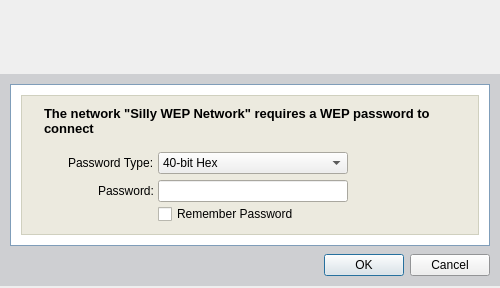
<ui version="4.0" >
 <class>Dialog</class>
 <widget class="QDialog" name="Dialog" >
  <property name="windowModality" >
   <enum>Qt::ApplicationModal</enum>
  </property>
  <property name="geometry" >
   <rect>
    <x>0</x>
    <y>0</y>
    <width>500</width>
    <height>288</height>
   </rect>
  </property>
  <property name="sizePolicy" >
   <sizepolicy vsizetype="Preferred" hsizetype="Preferred" >
    <horstretch>0</horstretch>
    <verstretch>0</verstretch>
   </sizepolicy>
  </property>
  <property name="minimumSize" >
   <size>
    <width>500</width>
    <height>288</height>
   </size>
  </property>
  <property name="maximumSize" >
   <size>
    <width>500</width>
    <height>288</height>
   </size>
  </property>
  <property name="font" >
   <font>
    <family>Arial</family>
    <pointsize>9</pointsize>
   </font>
  </property>
  <property name="windowTitle" >
   <string>Password Required</string>
  </property>
  <property name="windowIcon" >
   <iconset>icons/prod_color.png</iconset>
  </property>
  <property name="sizeGripEnabled" >
   <bool>false</bool>
  </property>
  <property name="modal" >
   <bool>true</bool>
  </property>
  <layout class="QVBoxLayout" >
   <property name="spacing" >
    <number>0</number>
   </property>
   <property name="leftMargin" >
    <number>0</number>
   </property>
   <property name="topMargin" >
    <number>0</number>
   </property>
   <property name="rightMargin" >
    <number>0</number>
   </property>
   <property name="bottomMargin" >
    <number>0</number>
   </property>
   <item>
    <widget class="QFrame" name="headerFrame" >
     <property name="sizePolicy" >
      <sizepolicy vsizetype="Fixed" hsizetype="Preferred" >
       <horstretch>0</horstretch>
       <verstretch>0</verstretch>
      </sizepolicy>
     </property>
     <property name="minimumSize" >
      <size>
       <width>500</width>
       <height>70</height>
      </size>
     </property>
     <property name="maximumSize" >
      <size>
       <width>500</width>
       <height>70</height>
      </size>
     </property>
     <property name="frameShape" >
      <enum>QFrame::NoFrame</enum>
     </property>
     <property name="frameShadow" >
      <enum>QFrame::Raised</enum>
     </property>
     <layout class="QHBoxLayout" >
      <property name="spacing" >
       <number>0</number>
      </property>
      <property name="leftMargin" >
       <number>0</number>
      </property>
      <property name="topMargin" >
       <number>0</number>
      </property>
      <property name="rightMargin" >
       <number>0</number>
      </property>
      <property name="bottomMargin" >
       <number>0</number>
      </property>
      <item>
       <widget class="QLabel" name="headerLeft" >
        <property name="text" >
         <string/>
        </property>
        <property name="pixmap" >
         <pixmap>images/banner_left_short.png</pixmap>
        </property>
       </widget>
      </item>
      <item>
       <widget class="QLabel" name="headerRight" >
        <property name="text" >
         <string/>
        </property>
        <property name="pixmap" >
         <pixmap>images/banner_right_short.png</pixmap>
        </property>
       </widget>
      </item>
     </layout>
    </widget>
   </item>
   <item>
    <widget class="QFrame" name="mainFrame" >
     <property name="sizePolicy" >
      <sizepolicy vsizetype="Fixed" hsizetype="Preferred" >
       <horstretch>0</horstretch>
       <verstretch>0</verstretch>
      </sizepolicy>
     </property>
     <property name="palette" >
      <palette>
       <active>
        <colorrole role="Base" >
         <brush brushstyle="SolidPattern" >
          <color alpha="255" >
           <red>255</red>
           <green>255</green>
           <blue>255</blue>
          </color>
         </brush>
        </colorrole>
        <colorrole role="Window" >
         <brush brushstyle="SolidPattern" >
          <color alpha="255" >
           <red>206</red>
           <green>207</green>
           <blue>210</blue>
          </color>
         </brush>
        </colorrole>
       </active>
       <inactive>
        <colorrole role="Base" >
         <brush brushstyle="SolidPattern" >
          <color alpha="255" >
           <red>255</red>
           <green>255</green>
           <blue>255</blue>
          </color>
         </brush>
        </colorrole>
        <colorrole role="Window" >
         <brush brushstyle="SolidPattern" >
          <color alpha="255" >
           <red>206</red>
           <green>207</green>
           <blue>210</blue>
          </color>
         </brush>
        </colorrole>
       </inactive>
       <disabled>
        <colorrole role="Base" >
         <brush brushstyle="SolidPattern" >
          <color alpha="255" >
           <red>206</red>
           <green>207</green>
           <blue>210</blue>
          </color>
         </brush>
        </colorrole>
        <colorrole role="Window" >
         <brush brushstyle="SolidPattern" >
          <color alpha="255" >
           <red>206</red>
           <green>207</green>
           <blue>210</blue>
          </color>
         </brush>
        </colorrole>
       </disabled>
      </palette>
     </property>
     <property name="autoFillBackground" >
      <bool>true</bool>
     </property>
     <property name="frameShape" >
      <enum>QFrame::NoFrame</enum>
     </property>
     <property name="frameShadow" >
      <enum>QFrame::Raised</enum>
     </property>
     <layout class="QVBoxLayout" >
      <property name="spacing" >
       <number>8</number>
      </property>
      <property name="leftMargin" >
       <number>10</number>
      </property>
      <property name="topMargin" >
       <number>10</number>
      </property>
      <property name="rightMargin" >
       <number>10</number>
      </property>
      <property name="bottomMargin" >
       <number>10</number>
      </property>
      <item>
       <widget class="QFrame" name="outerCosmeticFrame" >
        <property name="sizePolicy" >
         <sizepolicy vsizetype="Fixed" hsizetype="Preferred" >
          <horstretch>0</horstretch>
          <verstretch>0</verstretch>
         </sizepolicy>
        </property>
        <property name="palette" >
         <palette>
          <active>
           <colorrole role="WindowText" >
            <brush brushstyle="SolidPattern" >
             <color alpha="255" >
              <red>127</red>
              <green>157</green>
              <blue>185</blue>
             </color>
            </brush>
           </colorrole>
           <colorrole role="Base" >
            <brush brushstyle="SolidPattern" >
             <color alpha="255" >
              <red>255</red>
              <green>255</green>
              <blue>255</blue>
             </color>
            </brush>
           </colorrole>
           <colorrole role="Window" >
            <brush brushstyle="SolidPattern" >
             <color alpha="255" >
              <red>255</red>
              <green>255</green>
              <blue>255</blue>
             </color>
            </brush>
           </colorrole>
          </active>
          <inactive>
           <colorrole role="WindowText" >
            <brush brushstyle="SolidPattern" >
             <color alpha="255" >
              <red>127</red>
              <green>157</green>
              <blue>185</blue>
             </color>
            </brush>
           </colorrole>
           <colorrole role="Base" >
            <brush brushstyle="SolidPattern" >
             <color alpha="255" >
              <red>255</red>
              <green>255</green>
              <blue>255</blue>
             </color>
            </brush>
           </colorrole>
           <colorrole role="Window" >
            <brush brushstyle="SolidPattern" >
             <color alpha="255" >
              <red>255</red>
              <green>255</green>
              <blue>255</blue>
             </color>
            </brush>
           </colorrole>
          </inactive>
          <disabled>
           <colorrole role="WindowText" >
            <brush brushstyle="SolidPattern" >
             <color alpha="255" >
              <red>118</red>
              <green>116</green>
              <blue>108</blue>
             </color>
            </brush>
           </colorrole>
           <colorrole role="Base" >
            <brush brushstyle="SolidPattern" >
             <color alpha="255" >
              <red>255</red>
              <green>255</green>
              <blue>255</blue>
             </color>
            </brush>
           </colorrole>
           <colorrole role="Window" >
            <brush brushstyle="SolidPattern" >
             <color alpha="255" >
              <red>255</red>
              <green>255</green>
              <blue>255</blue>
             </color>
            </brush>
           </colorrole>
          </disabled>
         </palette>
        </property>
        <property name="autoFillBackground" >
         <bool>true</bool>
        </property>
        <property name="frameShape" >
         <enum>QFrame::Box</enum>
        </property>
        <property name="frameShadow" >
         <enum>QFrame::Plain</enum>
        </property>
        <layout class="QVBoxLayout" >
         <property name="leftMargin" >
          <number>10</number>
         </property>
         <property name="topMargin" >
          <number>10</number>
         </property>
         <property name="rightMargin" >
          <number>10</number>
         </property>
         <property name="bottomMargin" >
          <number>10</number>
         </property>
         <item>
          <widget class="QFrame" name="innerCosmeticFrame" >
           <property name="sizePolicy" >
            <sizepolicy vsizetype="Fixed" hsizetype="Preferred" >
             <horstretch>0</horstretch>
             <verstretch>0</verstretch>
            </sizepolicy>
           </property>
           <property name="minimumSize" >
            <size>
             <width>16</width>
             <height>16</height>
            </size>
           </property>
           <property name="maximumSize" >
            <size>
             <width>16777215</width>
             <height>16777215</height>
            </size>
           </property>
           <property name="palette" >
            <palette>
             <active>
              <colorrole role="WindowText" >
               <brush brushstyle="SolidPattern" >
                <color alpha="255" >
                 <red>208</red>
                 <green>208</green>
                 <blue>191</blue>
                </color>
               </brush>
              </colorrole>
              <colorrole role="Base" >
               <brush brushstyle="SolidPattern" >
                <color alpha="255" >
                 <red>255</red>
                 <green>255</green>
                 <blue>255</blue>
                </color>
               </brush>
              </colorrole>
              <colorrole role="Window" >
               <brush brushstyle="SolidPattern" >
                <color alpha="255" >
                 <red>236</red>
                 <green>234</green>
                 <blue>223</blue>
                </color>
               </brush>
              </colorrole>
             </active>
             <inactive>
              <colorrole role="WindowText" >
               <brush brushstyle="SolidPattern" >
                <color alpha="255" >
                 <red>208</red>
                 <green>208</green>
                 <blue>191</blue>
                </color>
               </brush>
              </colorrole>
              <colorrole role="Base" >
               <brush brushstyle="SolidPattern" >
                <color alpha="255" >
                 <red>255</red>
                 <green>255</green>
                 <blue>255</blue>
                </color>
               </brush>
              </colorrole>
              <colorrole role="Window" >
               <brush brushstyle="SolidPattern" >
                <color alpha="255" >
                 <red>236</red>
                 <green>234</green>
                 <blue>223</blue>
                </color>
               </brush>
              </colorrole>
             </inactive>
             <disabled>
              <colorrole role="WindowText" >
               <brush brushstyle="SolidPattern" >
                <color alpha="255" >
                 <red>127</red>
                 <green>127</green>
                 <blue>127</blue>
                </color>
               </brush>
              </colorrole>
              <colorrole role="Base" >
               <brush brushstyle="SolidPattern" >
                <color alpha="255" >
                 <red>236</red>
                 <green>234</green>
                 <blue>223</blue>
                </color>
               </brush>
              </colorrole>
              <colorrole role="Window" >
               <brush brushstyle="SolidPattern" >
                <color alpha="255" >
                 <red>236</red>
                 <green>234</green>
                 <blue>223</blue>
                </color>
               </brush>
              </colorrole>
             </disabled>
            </palette>
           </property>
           <property name="autoFillBackground" >
            <bool>true</bool>
           </property>
           <property name="frameShape" >
            <enum>QFrame::Box</enum>
           </property>
           <property name="frameShadow" >
            <enum>QFrame::Plain</enum>
           </property>
           <layout class="QVBoxLayout" >
            <property name="spacing" >
             <number>12</number>
            </property>
            <property name="leftMargin" >
             <number>10</number>
            </property>
            <property name="topMargin" >
             <number>10</number>
            </property>
            <property name="rightMargin" >
             <number>10</number>
            </property>
            <property name="bottomMargin" >
             <number>10</number>
            </property>
            <item>
             <widget class="QFrame" name="labelFrame" >
              <property name="sizePolicy" >
               <sizepolicy vsizetype="Fixed" hsizetype="Preferred" >
                <horstretch>0</horstretch>
                <verstretch>0</verstretch>
               </sizepolicy>
              </property>
              <property name="frameShape" >
               <enum>QFrame::NoFrame</enum>
              </property>
              <property name="frameShadow" >
               <enum>QFrame::Raised</enum>
              </property>
              <layout class="QHBoxLayout" >
               <property name="spacing" >
                <number>0</number>
               </property>
               <property name="leftMargin" >
                <number>12</number>
               </property>
               <property name="topMargin" >
                <number>0</number>
               </property>
               <property name="rightMargin" >
                <number>12</number>
               </property>
               <property name="bottomMargin" >
                <number>0</number>
               </property>
               <item>
                <widget class="QLabel" name="labelDialogMsg" >
                 <property name="sizePolicy" >
                  <sizepolicy vsizetype="Fixed" hsizetype="Preferred" >
                   <horstretch>0</horstretch>
                   <verstretch>0</verstretch>
                  </sizepolicy>
                 </property>
                 <property name="minimumSize" >
                  <size>
                   <width>0</width>
                   <height>34</height>
                  </size>
                 </property>
                 <property name="palette" >
                  <palette>
                   <active>
                    <colorrole role="WindowText" >
                     <brush brushstyle="SolidPattern" >
                      <color alpha="255" >
                       <red>0</red>
                       <green>0</green>
                       <blue>0</blue>
                      </color>
                     </brush>
                    </colorrole>
                   </active>
                   <inactive>
                    <colorrole role="WindowText" >
                     <brush brushstyle="SolidPattern" >
                      <color alpha="255" >
                       <red>0</red>
                       <green>0</green>
                       <blue>0</blue>
                      </color>
                     </brush>
                    </colorrole>
                   </inactive>
                   <disabled>
                    <colorrole role="WindowText" >
                     <brush brushstyle="SolidPattern" >
                      <color alpha="255" >
                       <red>127</red>
                       <green>127</green>
                       <blue>127</blue>
                      </color>
                     </brush>
                    </colorrole>
                   </disabled>
                  </palette>
                 </property>
                 <property name="font" >
                  <font>
                   <family>Arial</family>
                   <pointsize>10</pointsize>
                   <weight>75</weight>
                   <bold>true</bold>
                  </font>
                 </property>
                 <property name="text" >
                  <string>The network "Silly WEP Network" requires a WEP password to connect</string>
                 </property>
                 <property name="alignment" >
                  <set>Qt::AlignLeading|Qt::AlignLeft|Qt::AlignTop</set>
                 </property>
                 <property name="wordWrap" >
                  <bool>true</bool>
                 </property>
                 <property name="indent" >
                  <number>0</number>
                 </property>
                </widget>
               </item>
              </layout>
             </widget>
            </item>
            <item>
             <widget class="QFrame" name="frame_5" >
              <property name="sizePolicy" >
               <sizepolicy vsizetype="Fixed" hsizetype="Preferred" >
                <horstretch>0</horstretch>
                <verstretch>0</verstretch>
               </sizepolicy>
              </property>
              <property name="minimumSize" >
               <size>
                <width>16</width>
                <height>16</height>
               </size>
              </property>
              <property name="frameShape" >
               <enum>QFrame::NoFrame</enum>
              </property>
              <property name="frameShadow" >
               <enum>QFrame::Raised</enum>
              </property>
              <layout class="QHBoxLayout" >
               <property name="spacing" >
                <number>4</number>
               </property>
               <property name="leftMargin" >
                <number>0</number>
               </property>
               <property name="topMargin" >
                <number>0</number>
               </property>
               <property name="rightMargin" >
                <number>0</number>
               </property>
               <property name="bottomMargin" >
                <number>0</number>
               </property>
               <item>
                <widget class="QFrame" name="labelsFrame" >
                 <property name="sizePolicy" >
                  <sizepolicy vsizetype="Preferred" hsizetype="Preferred" >
                   <horstretch>0</horstretch>
                   <verstretch>0</verstretch>
                  </sizepolicy>
                 </property>
                 <property name="frameShape" >
                  <enum>QFrame::NoFrame</enum>
                 </property>
                 <property name="frameShadow" >
                  <enum>QFrame::Raised</enum>
                 </property>
                 <layout class="QVBoxLayout" >
                  <property name="spacing" >
                   <number>2</number>
                  </property>
                  <property name="leftMargin" >
                   <number>0</number>
                  </property>
                  <property name="topMargin" >
                   <number>0</number>
                  </property>
                  <property name="rightMargin" >
                   <number>0</number>
                  </property>
                  <property name="bottomMargin" >
                   <number>0</number>
                  </property>
                  <item>
                   <widget class="QFrame" name="frame_11" >
                    <property name="sizePolicy" >
                     <sizepolicy vsizetype="Fixed" hsizetype="Preferred" >
                      <horstretch>0</horstretch>
                      <verstretch>0</verstretch>
                     </sizepolicy>
                    </property>
                    <property name="minimumSize" >
                     <size>
                      <width>16</width>
                      <height>22</height>
                     </size>
                    </property>
                    <property name="maximumSize" >
                     <size>
                      <width>16777215</width>
                      <height>22</height>
                     </size>
                    </property>
                    <property name="frameShape" >
                     <enum>QFrame::NoFrame</enum>
                    </property>
                    <property name="frameShadow" >
                     <enum>QFrame::Raised</enum>
                    </property>
                    <layout class="QHBoxLayout" >
                     <property name="spacing" >
                      <number>0</number>
                     </property>
                     <property name="leftMargin" >
                      <number>0</number>
                     </property>
                     <property name="topMargin" >
                      <number>0</number>
                     </property>
                     <property name="rightMargin" >
                      <number>0</number>
                     </property>
                     <property name="bottomMargin" >
                      <number>0</number>
                     </property>
                     <item>
                      <spacer>
                       <property name="orientation" >
                        <enum>Qt::Horizontal</enum>
                       </property>
                       <property name="sizeHint" >
                        <size>
                         <width>2</width>
                         <height>2</height>
                        </size>
                       </property>
                      </spacer>
                     </item>
                     <item>
                      <widget class="QLabel" name="labelKeyType" >
                       <property name="sizePolicy" >
                        <sizepolicy vsizetype="Fixed" hsizetype="Preferred" >
                         <horstretch>0</horstretch>
                         <verstretch>0</verstretch>
                        </sizepolicy>
                       </property>
                       <property name="minimumSize" >
                        <size>
                         <width>0</width>
                         <height>22</height>
                        </size>
                       </property>
                       <property name="maximumSize" >
                        <size>
                         <width>16777215</width>
                         <height>22</height>
                        </size>
                       </property>
                       <property name="palette" >
                        <palette>
                         <active>
                          <colorrole role="WindowText" >
                           <brush brushstyle="SolidPattern" >
                            <color alpha="255" >
                             <red>0</red>
                             <green>0</green>
                             <blue>0</blue>
                            </color>
                           </brush>
                          </colorrole>
                         </active>
                         <inactive>
                          <colorrole role="WindowText" >
                           <brush brushstyle="SolidPattern" >
                            <color alpha="255" >
                             <red>0</red>
                             <green>0</green>
                             <blue>0</blue>
                            </color>
                           </brush>
                          </colorrole>
                         </inactive>
                         <disabled>
                          <colorrole role="WindowText" >
                           <brush brushstyle="SolidPattern" >
                            <color alpha="255" >
                             <red>127</red>
                             <green>127</green>
                             <blue>127</blue>
                            </color>
                           </brush>
                          </colorrole>
                         </disabled>
                        </palette>
                       </property>
                       <property name="font" >
                        <font>
                         <family>Arial</family>
                         <pointsize>9</pointsize>
                        </font>
                       </property>
                       <property name="text" >
                        <string>Password Type:</string>
                       </property>
                      </widget>
                     </item>
                    </layout>
                   </widget>
                  </item>
                  <item>
                   <spacer>
                    <property name="orientation" >
                     <enum>Qt::Vertical</enum>
                    </property>
                    <property name="sizeType" >
                     <enum>QSizePolicy::Fixed</enum>
                    </property>
                    <property name="sizeHint" >
                     <size>
                      <width>20</width>
                      <height>4</height>
                     </size>
                    </property>
                   </spacer>
                  </item>
                  <item>
                   <widget class="QFrame" name="frame_10" >
                    <property name="sizePolicy" >
                     <sizepolicy vsizetype="Fixed" hsizetype="Preferred" >
                      <horstretch>0</horstretch>
                      <verstretch>0</verstretch>
                     </sizepolicy>
                    </property>
                    <property name="minimumSize" >
                     <size>
                      <width>16</width>
                      <height>22</height>
                     </size>
                    </property>
                    <property name="maximumSize" >
                     <size>
                      <width>16777215</width>
                      <height>22</height>
                     </size>
                    </property>
                    <property name="frameShape" >
                     <enum>QFrame::NoFrame</enum>
                    </property>
                    <property name="frameShadow" >
                     <enum>QFrame::Raised</enum>
                    </property>
                    <layout class="QHBoxLayout" >
                     <property name="spacing" >
                      <number>0</number>
                     </property>
                     <property name="leftMargin" >
                      <number>0</number>
                     </property>
                     <property name="topMargin" >
                      <number>0</number>
                     </property>
                     <property name="rightMargin" >
                      <number>0</number>
                     </property>
                     <property name="bottomMargin" >
                      <number>0</number>
                     </property>
                     <item>
                      <spacer>
                       <property name="orientation" >
                        <enum>Qt::Horizontal</enum>
                       </property>
                       <property name="sizeHint" >
                        <size>
                         <width>2</width>
                         <height>2</height>
                        </size>
                       </property>
                      </spacer>
                     </item>
                     <item>
                      <widget class="QLabel" name="labelPassword" >
                       <property name="sizePolicy" >
                        <sizepolicy vsizetype="Fixed" hsizetype="Preferred" >
                         <horstretch>0</horstretch>
                         <verstretch>0</verstretch>
                        </sizepolicy>
                       </property>
                       <property name="minimumSize" >
                        <size>
                         <width>0</width>
                         <height>22</height>
                        </size>
                       </property>
                       <property name="maximumSize" >
                        <size>
                         <width>16777215</width>
                         <height>22</height>
                        </size>
                       </property>
                       <property name="palette" >
                        <palette>
                         <active>
                          <colorrole role="WindowText" >
                           <brush brushstyle="SolidPattern" >
                            <color alpha="255" >
                             <red>0</red>
                             <green>0</green>
                             <blue>0</blue>
                            </color>
                           </brush>
                          </colorrole>
                         </active>
                         <inactive>
                          <colorrole role="WindowText" >
                           <brush brushstyle="SolidPattern" >
                            <color alpha="255" >
                             <red>0</red>
                             <green>0</green>
                             <blue>0</blue>
                            </color>
                           </brush>
                          </colorrole>
                         </inactive>
                         <disabled>
                          <colorrole role="WindowText" >
                           <brush brushstyle="SolidPattern" >
                            <color alpha="255" >
                             <red>127</red>
                             <green>127</green>
                             <blue>127</blue>
                            </color>
                           </brush>
                          </colorrole>
                         </disabled>
                        </palette>
                       </property>
                       <property name="font" >
                        <font>
                         <family>Arial</family>
                         <pointsize>9</pointsize>
                        </font>
                       </property>
                       <property name="text" >
                        <string>Password:</string>
                       </property>
                      </widget>
                     </item>
                    </layout>
                   </widget>
                  </item>
                  <item>
                   <spacer>
                    <property name="orientation" >
                     <enum>Qt::Vertical</enum>
                    </property>
                    <property name="sizeHint" >
                     <size>
                      <width>20</width>
                      <height>2</height>
                     </size>
                    </property>
                   </spacer>
                  </item>
                 </layout>
                </widget>
               </item>
               <item>
                <widget class="QFrame" name="inputFrame" >
                 <property name="sizePolicy" >
                  <sizepolicy vsizetype="Fixed" hsizetype="Preferred" >
                   <horstretch>0</horstretch>
                   <verstretch>0</verstretch>
                  </sizepolicy>
                 </property>
                 <property name="frameShape" >
                  <enum>QFrame::NoFrame</enum>
                 </property>
                 <property name="frameShadow" >
                  <enum>QFrame::Raised</enum>
                 </property>
                 <layout class="QVBoxLayout" >
                  <property name="spacing" >
                   <number>2</number>
                  </property>
                  <property name="leftMargin" >
                   <number>0</number>
                  </property>
                  <property name="topMargin" >
                   <number>0</number>
                  </property>
                  <property name="rightMargin" >
                   <number>0</number>
                  </property>
                  <property name="bottomMargin" >
                   <number>0</number>
                  </property>
                  <item>
                   <widget class="QComboBox" name="comboBoxKeyType" >
                    <property name="sizePolicy" >
                     <sizepolicy vsizetype="Fixed" hsizetype="Fixed" >
                      <horstretch>0</horstretch>
                      <verstretch>0</verstretch>
                     </sizepolicy>
                    </property>
                    <property name="minimumSize" >
                     <size>
                      <width>190</width>
                      <height>22</height>
                     </size>
                    </property>
                    <property name="maximumSize" >
                     <size>
                      <width>190</width>
                      <height>22</height>
                     </size>
                    </property>
                    <item>
                     <property name="text" >
                      <string>40-bit Hex</string>
                     </property>
                    </item>
                    <item>
                     <property name="text" >
                      <string>104-bit Hex</string>
                     </property>
                    </item>
                   </widget>
                  </item>
                  <item>
                   <spacer>
                    <property name="orientation" >
                     <enum>Qt::Vertical</enum>
                    </property>
                    <property name="sizeType" >
                     <enum>QSizePolicy::Fixed</enum>
                    </property>
                    <property name="sizeHint" >
                     <size>
                      <width>20</width>
                      <height>4</height>
                     </size>
                    </property>
                   </spacer>
                  </item>
                  <item>
                   <widget class="QLineEdit" name="dataFieldPassword" >
                    <property name="minimumSize" >
                     <size>
                      <width>190</width>
                      <height>22</height>
                     </size>
                    </property>
                    <property name="maximumSize" >
                     <size>
                      <width>190</width>
                      <height>22</height>
                     </size>
                    </property>
                    <property name="palette" >
                     <palette>
                      <active>
                       <colorrole role="WindowText" >
                        <brush brushstyle="SolidPattern" >
                         <color alpha="255" >
                          <red>0</red>
                          <green>0</green>
                          <blue>0</blue>
                         </color>
                        </brush>
                       </colorrole>
                      </active>
                      <inactive>
                       <colorrole role="WindowText" >
                        <brush brushstyle="SolidPattern" >
                         <color alpha="255" >
                          <red>0</red>
                          <green>0</green>
                          <blue>0</blue>
                         </color>
                        </brush>
                       </colorrole>
                      </inactive>
                      <disabled>
                       <colorrole role="WindowText" >
                        <brush brushstyle="SolidPattern" >
                         <color alpha="255" >
                          <red>127</red>
                          <green>127</green>
                          <blue>127</blue>
                         </color>
                        </brush>
                       </colorrole>
                      </disabled>
                     </palette>
                    </property>
                    <property name="font" >
                     <font>
                      <family>Arial</family>
                      <pointsize>9</pointsize>
                     </font>
                    </property>
                    <property name="echoMode" >
                     <enum>QLineEdit::Password</enum>
                    </property>
                   </widget>
                  </item>
                  <item>
                   <widget class="QCheckBox" name="checkBoxRemember" >
                    <property name="palette" >
                     <palette>
                      <active>
                       <colorrole role="WindowText" >
                        <brush brushstyle="SolidPattern" >
                         <color alpha="255" >
                          <red>0</red>
                          <green>0</green>
                          <blue>0</blue>
                         </color>
                        </brush>
                       </colorrole>
                      </active>
                      <inactive>
                       <colorrole role="WindowText" >
                        <brush brushstyle="SolidPattern" >
                         <color alpha="255" >
                          <red>0</red>
                          <green>0</green>
                          <blue>0</blue>
                         </color>
                        </brush>
                       </colorrole>
                      </inactive>
                      <disabled>
                       <colorrole role="WindowText" >
                        <brush brushstyle="SolidPattern" >
                         <color alpha="255" >
                          <red>127</red>
                          <green>127</green>
                          <blue>127</blue>
                         </color>
                        </brush>
                       </colorrole>
                      </disabled>
                     </palette>
                    </property>
                    <property name="font" >
                     <font>
                      <family>Arial</family>
                      <pointsize>9</pointsize>
                     </font>
                    </property>
                    <property name="text" >
                     <string>Remember Password</string>
                    </property>
                   </widget>
                  </item>
                 </layout>
                </widget>
               </item>
               <item>
                <spacer>
                 <property name="orientation" >
                  <enum>Qt::Horizontal</enum>
                 </property>
                 <property name="sizeType" >
                  <enum>QSizePolicy::Fixed</enum>
                 </property>
                 <property name="sizeHint" >
                  <size>
                   <width>120</width>
                   <height>20</height>
                  </size>
                 </property>
                </spacer>
               </item>
              </layout>
             </widget>
            </item>
           </layout>
          </widget>
         </item>
        </layout>
       </widget>
      </item>
      <item>
       <widget class="QDialogButtonBox" name="buttonBox" >
        <property name="standardButtons" >
         <set>QDialogButtonBox::Cancel|QDialogButtonBox::NoButton|QDialogButtonBox::Ok</set>
        </property>
       </widget>
      </item>
     </layout>
    </widget>
   </item>
  </layout>
 </widget>
 <resources/>
 <connections/>
</ui>
